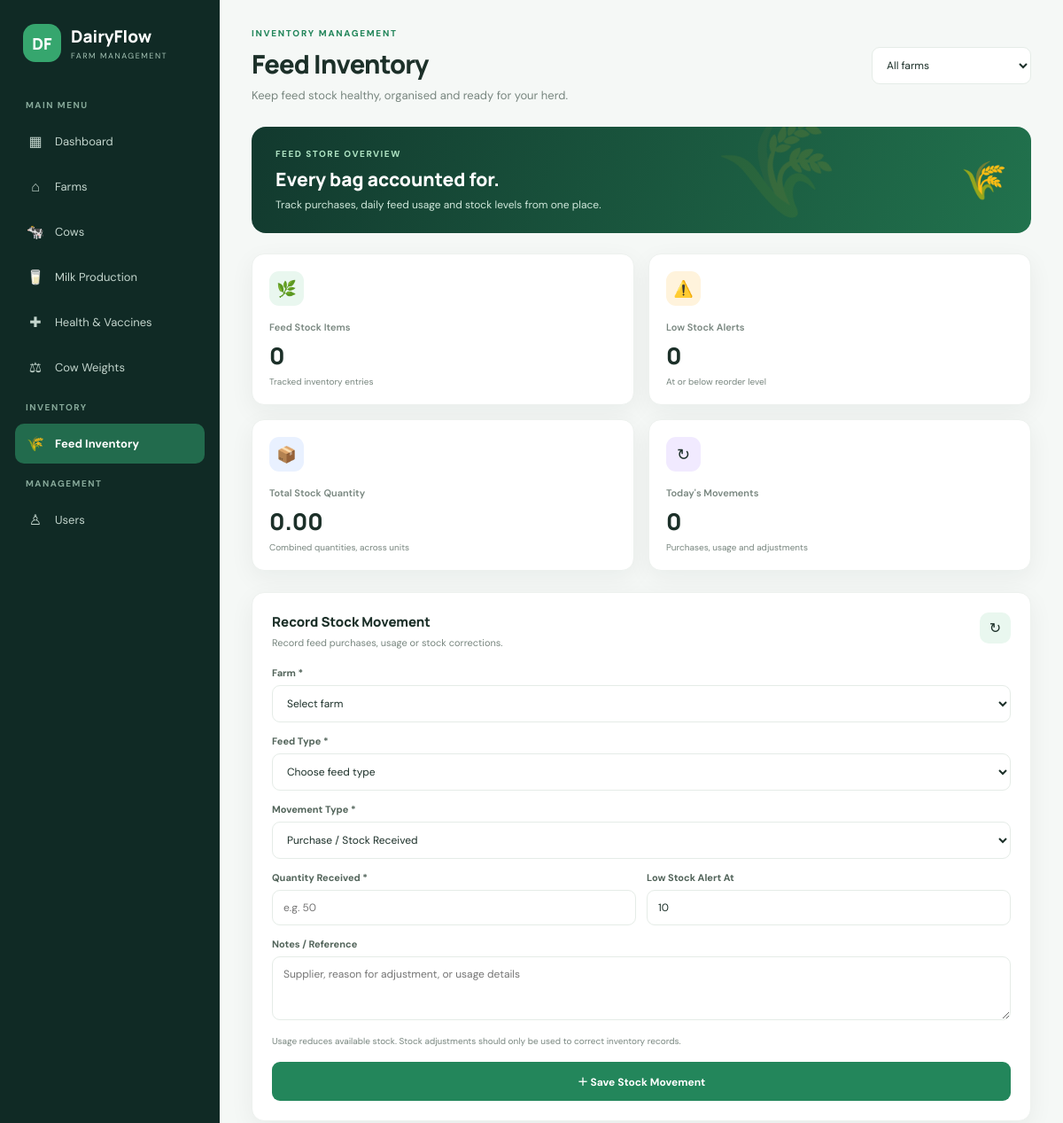
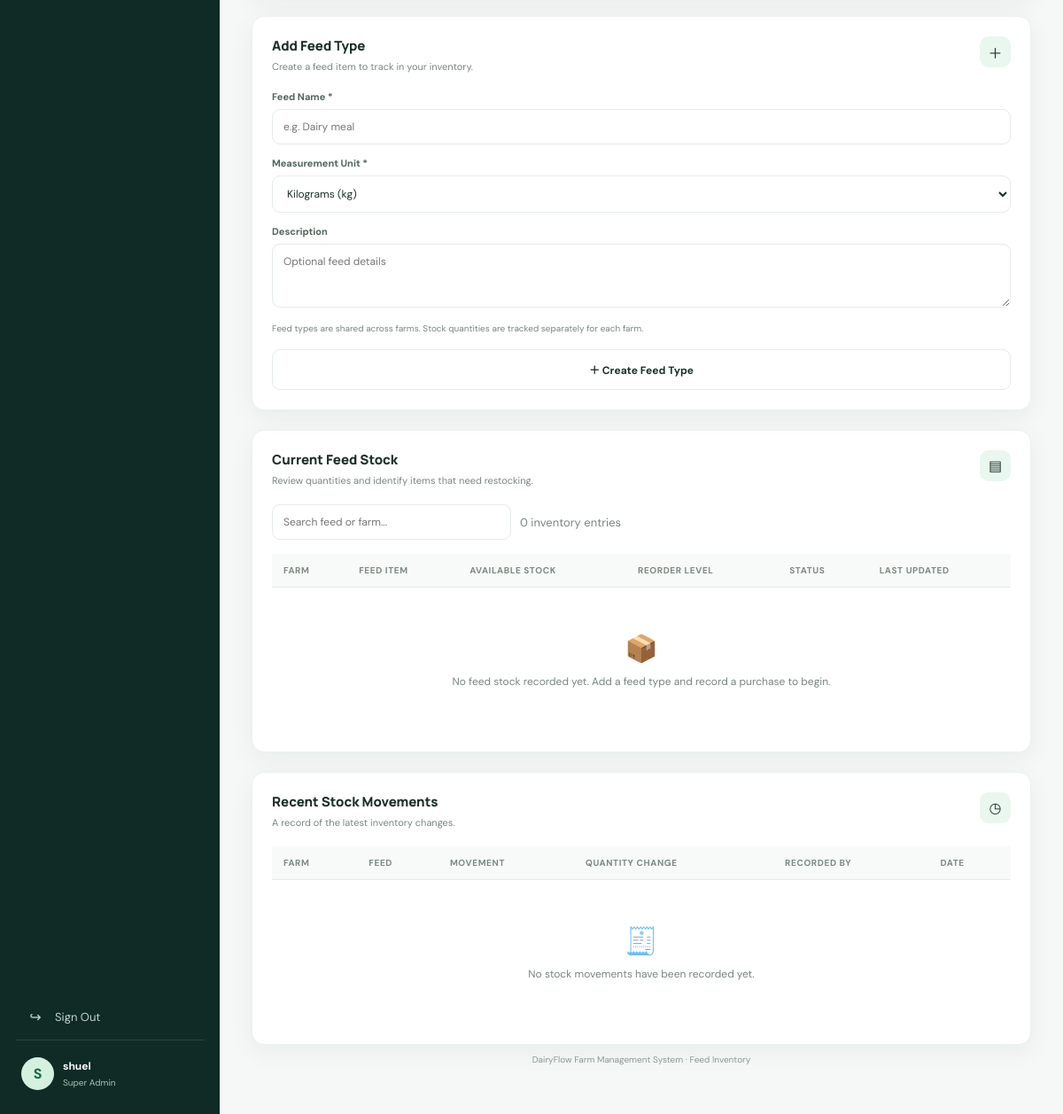
The app's page /feeds.php (signed in), older data (2 pictures, top to bottom).
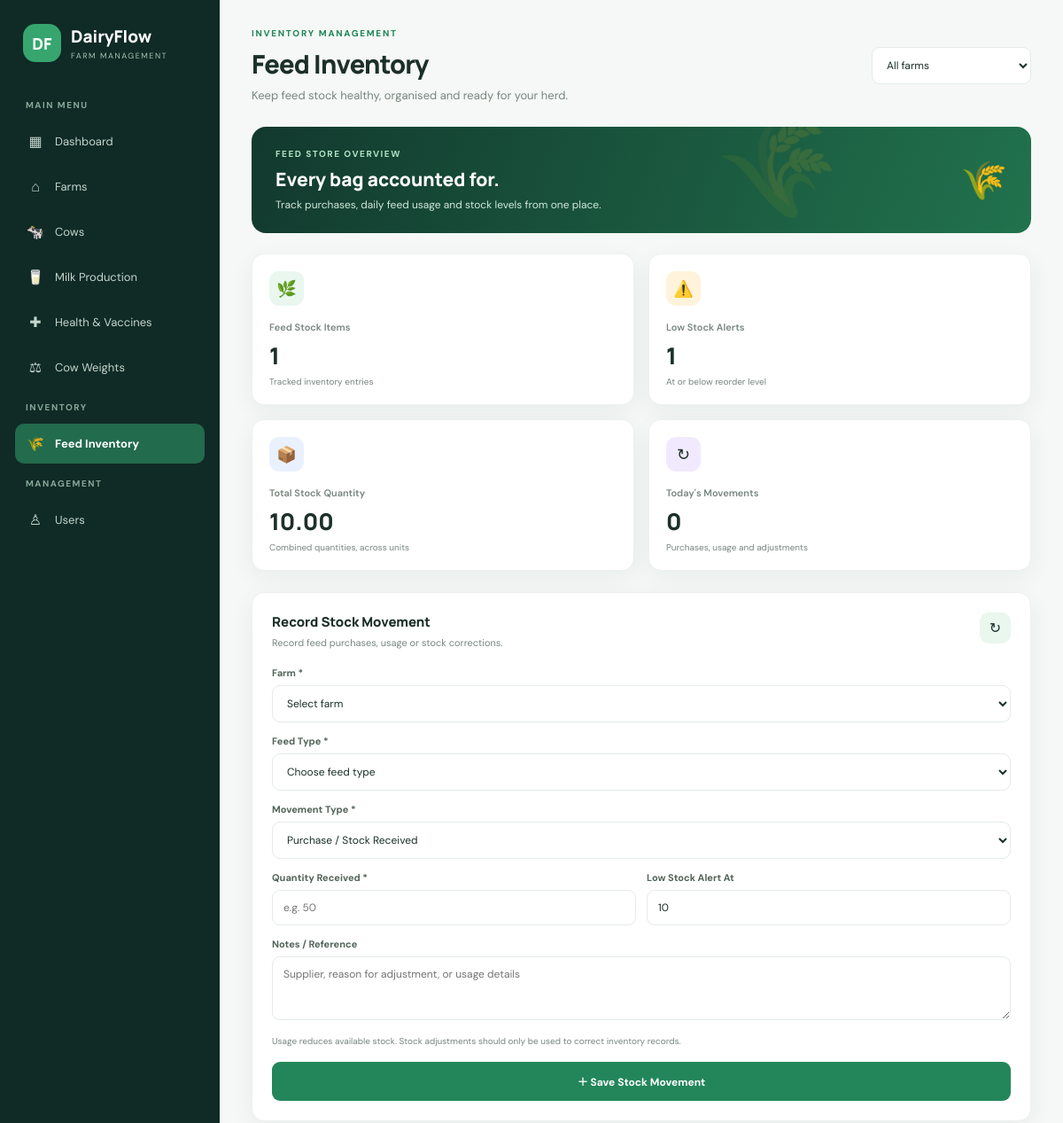
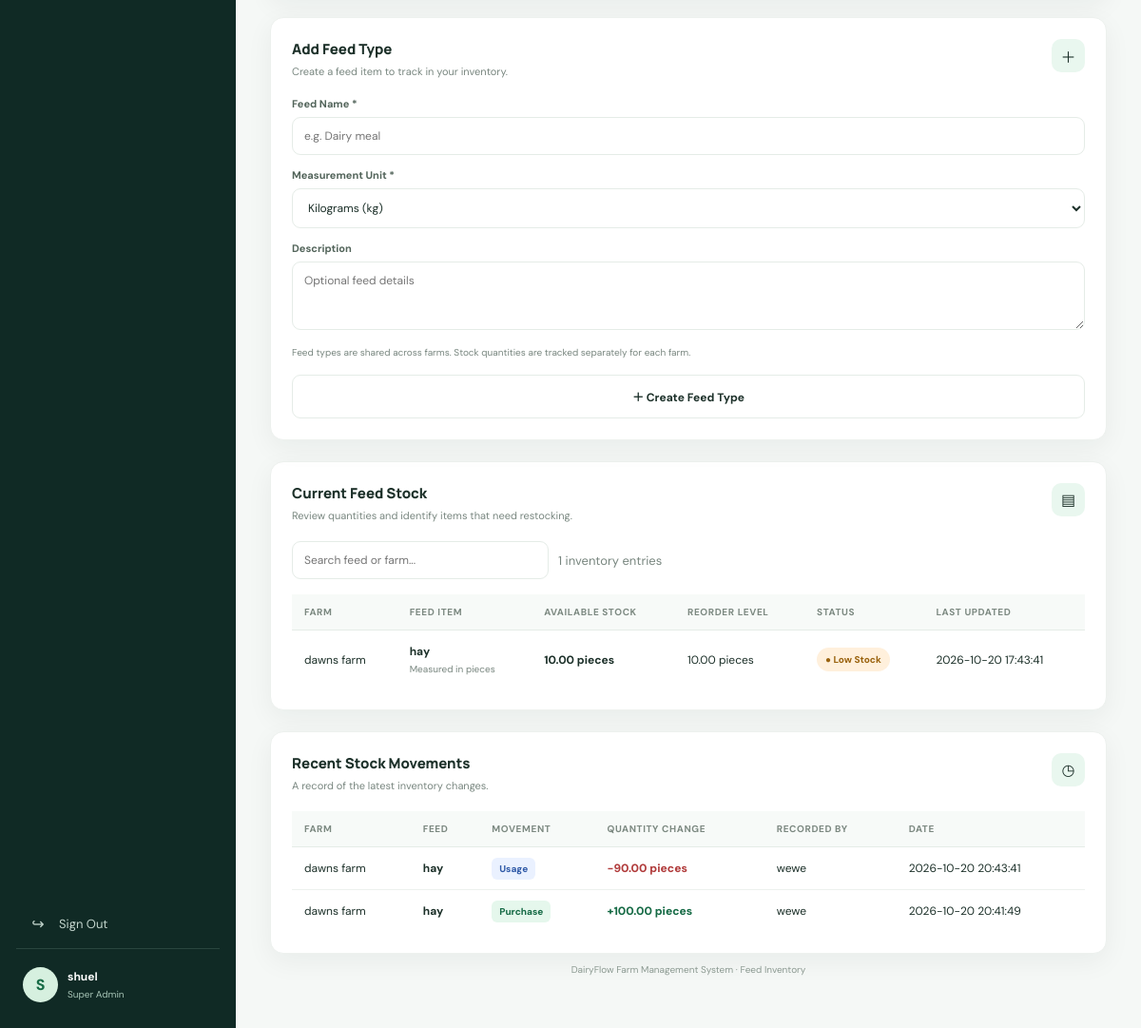
The same page, newer data (2 pictures, top to bottom).
### tables this page shows
CREATE TABLE `users` (
  `user_id` int(11) NOT NULL,
  `role_id` int(11) NOT NULL,
  `farm_id` int(11) DEFAULT NULL,
  `full_name` varchar(150) NOT NULL,
  `email` varchar(150) NOT NULL,
  `password_hash` varchar(255) NOT NULL,
  `phone` varchar(30) DEFAULT NULL,
  `status` enum('active','inactive') DEFAULT 'active',
  `created_at` timestamp NOT NULL DEFAULT current_timestamp()
);

CREATE TABLE `roles` (
  `role_id` int(11) NOT NULL,
  `role_name` enum('super_admin','admin','farm_manager','store_manager') NOT NULL
);

CREATE TABLE `feed_stock` (
  `stock_id` int(11) NOT NULL,
  `farm_id` int(11) NOT NULL,
  `feed_id` int(11) NOT NULL,
  `quantity` decimal(12,2) NOT NULL DEFAULT 0.00,
  `reorder_level` decimal(12,2) NOT NULL DEFAULT 0.00,
  `last_updated` timestamp NOT NULL DEFAULT current_timestamp() ON UPDATE current_timestamp()
);

CREATE TABLE `farms` (
  `farm_id` int(11) NOT NULL,
  `farm_name` varchar(150) NOT NULL,
  `location` varchar(255) DEFAULT NULL,
  `contact_phone` varchar(30) DEFAULT NULL,
  `created_at` timestamp NOT NULL DEFAULT current_timestamp(),
  `status` enum('active','inactive') DEFAULT 'active'
);

CREATE TABLE `feed_types` (
  `feed_id` int(11) NOT NULL,
  `feed_name` varchar(120) NOT NULL,
  `unit` varchar(30) NOT NULL DEFAULT 'kg',
  `description` text DEFAULT NULL
);

CREATE TABLE `feed_movements` (
  `movement_id` int(11) NOT NULL,
  `farm_id` int(11) NOT NULL,
  `feed_id` int(11) NOT NULL,
  `recorded_by` int(11) DEFAULT NULL,
  `movement_type` enum('purchase','usage','adjustment') NOT NULL,
  `quantity` decimal(12,2) NOT NULL,
  `movement_date` datetime DEFAULT current_timestamp(),
  `notes` text DEFAULT NULL
);

### feeds.php (the view, shortened to what the rows shown need)
<?php
require_once __DIR__ . '/config/database.php';
$db = $pdo ?? $conn ?? $mysqli ?? null;
function dbAll(string $sql, array $params = []): array
{
    global $db;
    if ($db instanceof PDO) {
        $stmt = $db->prepare($sql);
        $stmt->execute($params);
        return $stmt->fetchAll(PDO::FETCH_ASSOC);
    }
    $stmt = $db->prepare($sql);
    $stmt->execute();
    $result = $stmt->get_result();
    $rows = $result->fetch_all(MYSQLI_ASSOC);
    return $rows;
}
function e(mixed $value): string
{
    return htmlspecialchars((string) $value, ENT_QUOTES, 'UTF-8');
}
$userId = (int) $_SESSION['user_id'];
$userRows = dbAll(
    "SELECT u.user_id, u.full_name, u.farm_id, r.role_name
     FROM users u
     JOIN roles r ON r.role_id = u.role_id
     WHERE u.user_id = ?
     LIMIT 1",
    [$userId]
);
$currentUser = $userRows[0];
$role = $currentUser['role_name'];
$userFarmId = $currentUser['farm_id'] !== null
    ? (int) $currentUser['farm_id']
    : null;
$isSuperAdmin = $role === 'super_admin';
$selectedFarmId = $isSuperAdmin
    ? (int) ($_GET['farm_id'] ?? $_POST['farm_id'] ?? 0)
    : (int) $userFarmId;
if ($isSuperAdmin) {
    $farms = dbAll(
        "SELECT farm_id, farm_name
         FROM farms
         ORDER BY farm_name"
    );
}
$inventory = [];
$movements = [];
if ($isSuperAdmin && $selectedFarmId === 0) {
    $inventory = dbAll(
        "SELECT fs.stock_id, fs.farm_id, fs.feed_id,
                fs.quantity, fs.reorder_level, fs.last_updated,
                f.farm_name, ft.feed_name, ft.unit,
                CASE
                    WHEN fs.quantity <= fs.reorder_level THEN 1
                    ELSE 0
                END AS is_low
         FROM feed_stock fs
         JOIN farms f ON f.farm_id = fs.farm_id
         JOIN feed_types ft ON ft.feed_id = fs.feed_id
         ORDER BY f.farm_name, ft.feed_name"
    );
    $movements = dbAll(
        "SELECT fm.movement_id, fm.movement_type, fm.quantity,
                fm.movement_date, fm.notes,
                f.farm_name, ft.feed_name, ft.unit,
                u.full_name AS recorded_by_name
         FROM feed_movements fm
         JOIN farms f ON f.farm_id = fm.farm_id
         JOIN feed_types ft ON ft.feed_id = fm.feed_id
         LEFT JOIN users u ON u.user_id = fm.recorded_by
         ORDER BY fm.movement_date DESC
         LIMIT 12"
    );
}
$initials = strtoupper(substr(
    trim((string) $currentUser['full_name']),
    0,
    1
));
$roleLabel = ucwords(str_replace('_', ' ', $role));
?>
<!DOCTYPE html>
<html lang="en">
<head>
</head>
<body>
    <div class="layout">
        <aside class="sidebar">
            <div class="sidebar-bottom">
                <div class="user-mini">
                    <div class="avatar"><?= e($initials) ?></div>
                    <div>
                        <div class="user-name"><?= e($currentUser['full_name']) ?></div>
                        <div class="user-role"><?= e($roleLabel) ?></div>
                    </div>
                </div>
            </div>
        </aside>
        <main class="main">
            <header class="topbar">
                <div>
                    <h1>Feed Inventory</h1>
                </div>
                <div class="top-actions">
                    <?php if ($isSuperAdmin && $farms): ?>
                        <form method="GET">
                            <select class="farm-select" name="farm_id" onchange="this.form.submit()">
                                <option value="0" <?= $selectedFarmId === 0 ? 'selected' : '' ?>>
                                    All farms
                                </option>
                            </select>
                        </form>
                    <?php elseif ($farms): ?>
                        <div class="farm-select">
                            Farm: <?= e($farms[0]['farm_name']) ?>
                        </div>
                    <?php endif; ?>
                </div>
            </header>
            <section class="welcome-banner">
                <div>
                    <h2>Every bag accounted for.</h2>
                </div>
            </section>
            <section class="panel inventory-panel">
                <div class="table-wrap">
                    <table id="inventoryTable">
                        <thead>
                            <tr>
                                <?php if ($isSuperAdmin && $selectedFarmId === 0): ?>
                                    <th>Farm</th>
                                <?php endif; ?>
                                <th>Feed Item</th>
                                <th>Available Stock</th>
                                <th>Reorder Level</th>
                                <th>Status</th>
                                <th>Last Updated</th>
                            </tr>
                        </thead>
                        <tbody>
                            <?php if (!$inventory): ?>
                                <tr>
                                    <td colspan="<?= ($isSuperAdmin && $selectedFarmId === 0) ? 6 : 5 ?>">
                                        <div class="empty">
                                            <div class="empty-icon">📦</div>
                                            No feed stock recorded yet. Add a feed type and record a purchase to begin.
                                        </div>
                                    </td>
                                </tr>
                            <?php else: ?>
                                <?php foreach ($inventory as $item): ?>
                                    <tr>
                                        <?php if ($isSuperAdmin && $selectedFarmId === 0): ?>
                                            <td><?= e($item['farm_name']) ?></td>
                                        <?php endif; ?>
                                        <td>
                                            <div class="feed-name"><?= e($item['feed_name']) ?></div>
                                            <div class="feed-unit">Measured in <?= e($item['unit']) ?></div>
                                        </td>
                                        <td>
                                            <strong>
                                                <?= number_format((float) $item['quantity'], 2) ?>
                                                <?= e($item['unit']) ?>
                                            </strong>
                                        </td>
                                        <td>
                                            <?= number_format((float) $item['reorder_level'], 2) ?>
                                            <?= e($item['unit']) ?>
                                        </td>
                                        <td>
                                            <?php if ((int) $item['is_low'] === 1): ?>
                                                <span class="stock-pill low">● Low Stock</span>
                                            <?php else: ?>
                                                <span class="stock-pill ok">● In Stock</span>
                                            <?php endif; ?>
                                        </td>
                                        <td><?= e($item['last_updated']) ?></td>
                                    </tr>
                                <?php endforeach; ?>
                            <?php endif; ?>
                        </tbody>
                    </table>
                </div>
            </section>
            <section class="panel">
                <div class="table-wrap">
                    <table>
                        <thead>
                            <tr>
                                <?php if ($isSuperAdmin && $selectedFarmId === 0): ?>
                                    <th>Farm</th>
                                <?php endif; ?>
                                <th>Feed</th>
                                <th>Movement</th>
                                <th>Quantity Change</th>
                                <th>Recorded By</th>
                                <th>Date</th>
                            </tr>
                        </thead>
                        <tbody>
                            <?php if (!$movements): ?>
                                <tr>
                                    <td colspan="<?= ($isSuperAdmin && $selectedFarmId === 0) ? 6 : 5 ?>">
                                        <div class="empty">
                                            <div class="empty-icon">🧾</div>
                                            No stock movements have been recorded yet.
                                        </div>
                                    </td>
                                </tr>
                            <?php else: ?>
                                <?php foreach ($movements as $movement): ?>
                                    <tr>
                                        <?php if ($isSuperAdmin && $selectedFarmId === 0): ?>
                                            <td><?= e($movement['farm_name']) ?></td>
                                        <?php endif; ?>
                                        <td>
                                            <div class="feed-name"><?= e($movement['feed_name']) ?></div>
                                        </td>
                                        <td>
                                            <span class="movement-pill <?= e($movement['movement_type']) ?>">
                                                <?= e(ucfirst($movement['movement_type'])) ?>
                                            </span>
                                        </td>
                                        <td>
                                            <?php
                                            $change = (float) $movement['quantity'];
                                            $positive = $change > 0;
                                            ?>
                                            <span class="<?= $positive ? 'amount-positive' : 'amount-negative' ?>">
                                                <?= $positive ? '+' : '' ?><?= number_format($change, 2) ?>
                                                <?= e($movement['unit']) ?>
                                            </span>
                                        </td>
                                        <td><?= e($movement['recorded_by_name'] ?? 'System') ?></td>
                                        <td><?= e($movement['movement_date']) ?></td>
                                    </tr>
                                <?php endforeach; ?>
                            <?php endif; ?>
                        </tbody>
                    </table>
                </div>
            </section>
        </main>
    </div>
</body>
</html>

Row changes from the older to the newer data that the page shows:
added feed_stock: farm.farm_name "dawns farm", feed.feed_name "hay", feed.unit "pieces", quantity "10.00", reorder_level "10.00", last_updated "2026-10-20 17:43:41"
added feed_movements: farm.farm_name "dawns farm", feed.feed_name "hay", movement_type "Usage", quantity "-90.00", feed.unit "pieces", recorded_by.full_name "wewe", movement_date "2026-10-20 20:43:41"
added feed_movements: farm.farm_name "dawns farm", feed.feed_name "hay", movement_type "Purchase", quantity "100.00", feed.unit "pieces", recorded_by.full_name "wewe", movement_date "2026-10-20 20:41:49"
Text that changed along with them:
$stats['feed_count']: "0" → "1"
$stats['low_stock']: "0" → "1"
$stats['total_stock']: "0.00" → "10.00"
count($inventory): "0" → "1"
text no longer shown: "📦 No feed stock recorded yet. Add a feed type and record a purchase to begin. 🧾 No stock movements have been recorded yet."
